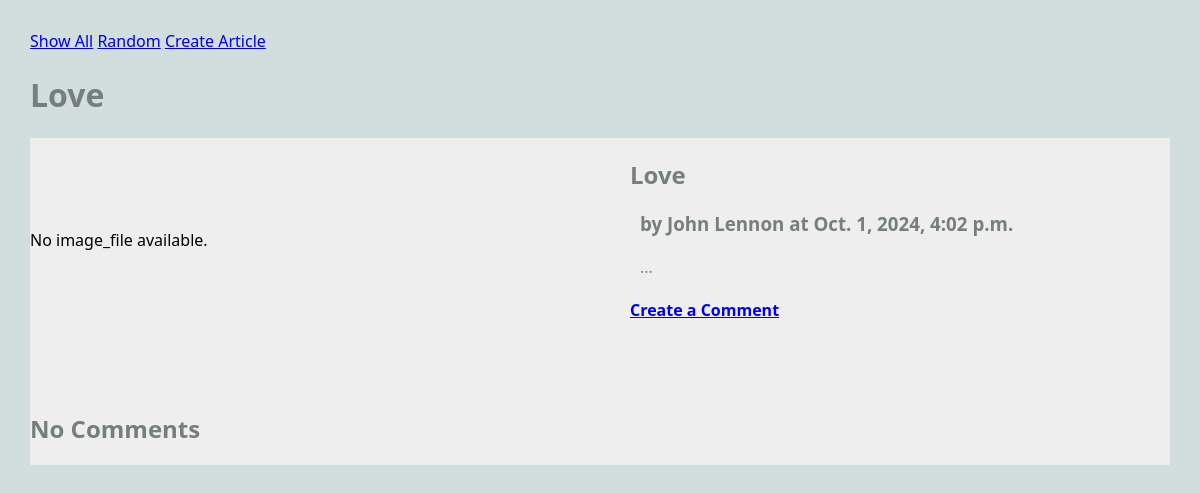
Screenshot of /blog/ with the database file from the repository.
### blog/models.py (models this page shows, shortened)
class Article(models.Model):
    title = models.TextField(blank=False)
    author = models.TextField(blank=False)
    text = models.TextField(blank=False)
    published = models.DateTimeField(auto_now=True)
    image_file = models.ImageField(blank=True) # 10/17
    def get_comments(self):
        comments = Comment.objects.filter(article=self)
        return comments

### blog/views.py (the view)
# urls.py: path(r'', views.RandomArticleView.as_view(), name="random"),
class RandomArticleView(DetailView):
    model = Article # the model to display
    template_name = "blog/article.html"
    context_object_name = "article"
    def get_object(self):
        all_articles = Article.objects.all()
        article = random.choice(all_articles)
        return article

### blog/templates/blog/article.html
{% extends 'blog/base.html' %}
{% block content %}
<h1>{{article.title}}</h1>
<main class="grid-container">
    <article class="featured">
        {% if article.image_file %}
            <img src="{{article.image_file.url}}" alt="{{article.image_file.url}}">
        {% else %}
            No image_file available.
        {% endif %}
        <div>
            <h2>{{article.title}}</h2>
            <h3>by {{article.author}} at {{article.published}}</h3>
            <p>
                {{article.text}}
            </p>
            <h4>
                <a href="{% url 'create_comment' article.pk %}">
                Create a Comment</a>
            </h4>
        </div>
    </article>
    <div>
        {% if article.get_comments %}
            <h2>Comments</h2>
            {% for c in article.get_comments %}
            <div>
                <strong>by {{c.author}} at {{c.published}}</strong>
                <p>
                    {{c.text}}
                </p>
            </div>
            {% endfor %}
        {% else %}
            <h2>No Comments</h2>
        {% endif %}
    </div>
</main>
{% endblock %}

### static/styles-blog.css (style rules this page uses)
body { margin: 30px; background: #d1dedd; font-family:'Segoe UI', Tahoma, Geneva, Verdana, sans-serif; }
h1, h2, h3 { color: #767f7e; }
p { color: #828b82; }
.grid-container { background: #eee; max-width: 900px; display: grid; grid-template-columns: repeat(3, 1fr); grid-gap: 10px; max-width: 1200px; margin: 20px auto; }
article.featured { grid-column: span 3; display: grid; gap: 60px; grid-template-columns: 1fr 1fr; align-items: center; border-bottom: 1px #bbc7c7; padding-bottom: 40px; }
article p, article h3 { margin: 20px 10px; }

### rows the page displays
Article: title "Love", author "John Lennon", published "Oct. 1, 2024, 4:02 p.m.", text "..."
